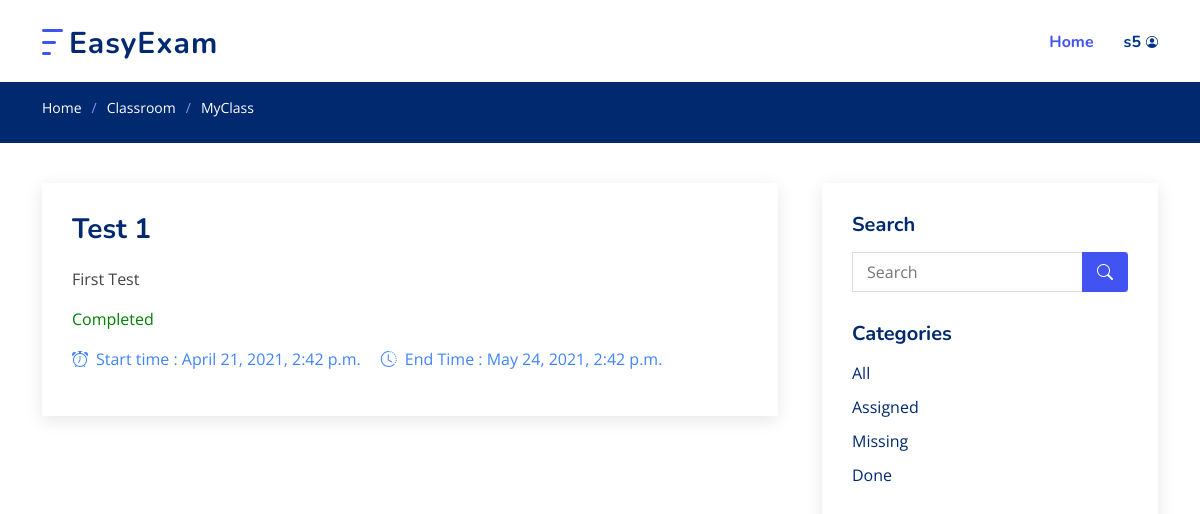
/1/view_class (signed in), run on an earlier commit of the app's database.
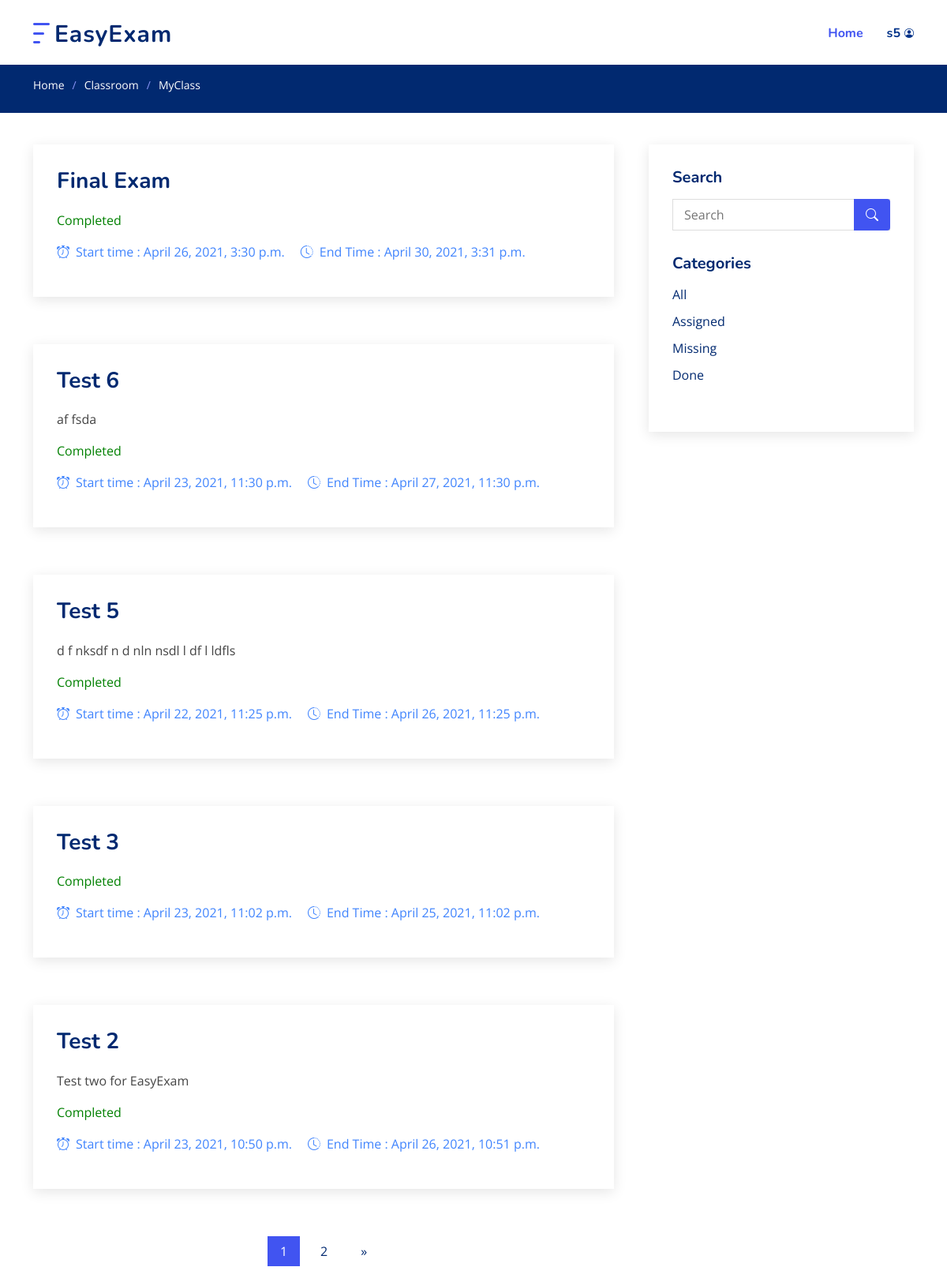
And on a later commit of the database.
### Classroom/models.py (models this page shows)
class Test(models.Model):
	belongs = models.ForeignKey(Classroom, on_delete=models.CASCADE)
	name = models.CharField(max_length=255)
	desc = models.CharField(max_length=2555, blank=True)
	create_time = models.DateTimeField(auto_now_add=True)
	start_time = models.DateTimeField()
	end_time = models.DateTimeField()
	def __str__(self):
		return self.name

### Classroom/views/Classroom.py (the view)
# urls.py: path('<int:class_id>/view_class', Classroom.view_class, name='view_class'),
@login_required(login_url='login')
def view_class(request, class_id):
	tests = Test.objects.filter(belongs=class_id).order_by('-create_time')
	search = request.GET.get('search')
	if search != "" and search is not None:
		tests = Test.objects.filter(belongs=class_id, name__icontains=search).order_by('-create_time')
	paginator = Paginator(tests, 5)
	page = request.GET.get('page', 1)
	try:
		tests = paginator.page(page)
	except PageNotAnInteger:
		tests = paginator.page(1)
	except EmptyPage:
		tests = paginator.page(paginator.num_pages)
	if request.user.is_staff :
		pass
	else:
		for t in tests:
			if testTaken.objects.filter(student=request.user, test=t).exists():
				t.status = "done"
			elif ( t.start_time == None or t.start_time < timezone.now()) and ( t.end_time == None or t.end_time > timezone.now()):
				t.status = "Assigned"
			elif(t.start_time and t.start_time > timezone.now()): # test is not yet started
				t.status = "not"
			else:
				t.status = "late"
	room = get_object_or_404(Classroom, id=class_id)
	return render(request, "classroom/view_class.html", {'tests' : tests, 'room' : room } )

### Classroom/models.py (called while the page is built)
	def __str__(self):
		return self.name

### templates/classroom/view_class.html (shortened to what the changed rows need)
{% extends 'base.html' %}
{% load static %}
{% block main %}
  <main id="main">
    <section id="blog" class="blog">
      <div class="container" data-aos="fade-up">
        <div class="row">
          <div class="col-lg-8 entries">
            {% for t in tests %}
            <article class="entry">
              {% if user.is_staff %}
              <h2 class="entry-title">
                <a href="{% url 'view_test' t.id %}">{{ t }}</a>
              </h2>
              {% elif t.status == "late" or t.status == "not" %}
              <h2 class="entry-title">
                <a>{{ t }}</a>
              </h2>
              {% else  %}
              <h2 class="entry-title">
                <a href="{% url 'attend_test' t.id %}">{{ t }}</a>
              </h2>
              {% endif %}
              <div class="entry-content">
                <p>
                  {{ t.desc }}
                </p>
                {% if t.status == "done" %}
                <p style="color: green;"> Completed </p>
                {% endif %}
              </div>
              <div class="entry-meta">
                <ul>
                  {% if t.start_time %}
                  <li class="d-flex align-items-center"><i class="bi bi-alarm"></i>
                    Start time : {{ t.start_time }}
                  </li>
                  {% endif %}
                  {% if t.end_time %}
                  <li class="d-flex align-items-center"><i class="bi bi-clock-history"></i>
                    End Time : {{ t.end_time }}
                  </li>
                  {% endif %}
                </ul>
              </div>
            </article>
            {% endfor %}
            {% if tests.has_other_pages %}
            <div class="blog-pagination">
              <ul class="justify-content-center">
                {% for i in tests.paginator.page_range %}
                  {% if tests.number == i %}
                    <li class="active"><a>{{ i }}</a></li>
                  {% else %}
                    <li><a href="?page={{ i }}">{{ i }}</a></li>
                  {% endif %}
                {% endfor %}
                {% if tests.has_next %}
                  <li><a href="?page={{ tests.next_page_number }}">&raquo;</a></li>
                {% endif %}
              </ul>
            </div>
            {% endif %}
          </div>
        </div>
      </div>
    </section>
  </main>
{% endblock %}

What changed in the data, as far as the page shows it:
no longer on this page (row unchanged): Test: name "Test 1", desc "First Test", shows "Completed", start_time "April 21, 2021, 2:42 p.m.", end_time "May 24, 2021, 2:42 p.m."
added Test: name "Final Exam", shows "Completed", start_time "April 26, 2021, 3:30 p.m.", end_time "April 30, 2021, 3:31 p.m."
added Test: name "Test 6", desc "af fsda", shows "Completed", start_time "April 23, 2021, 11:30 p.m.", end_time "April 27, 2021, 11:30 p.m."
added Test: name "Test 5", desc "d f nksdf n d nln nsdl l df l ldfls", shows "Completed", start_time "April 22, 2021, 11:25 p.m.", end_time "April 26, 2021, 11:25 p.m."
added Test: name "Test 3", shows "Completed", start_time "April 23, 2021, 11:02 p.m.", end_time "April 25, 2021, 11:02 p.m."
added Test: name "Test 2", desc "Test two for EasyExam", shows "Completed", start_time "April 23, 2021, 10:50 p.m.", end_time "April 26, 2021, 10:51 p.m."
Also different on the page:
new list line: "1"
new list line: "2"
